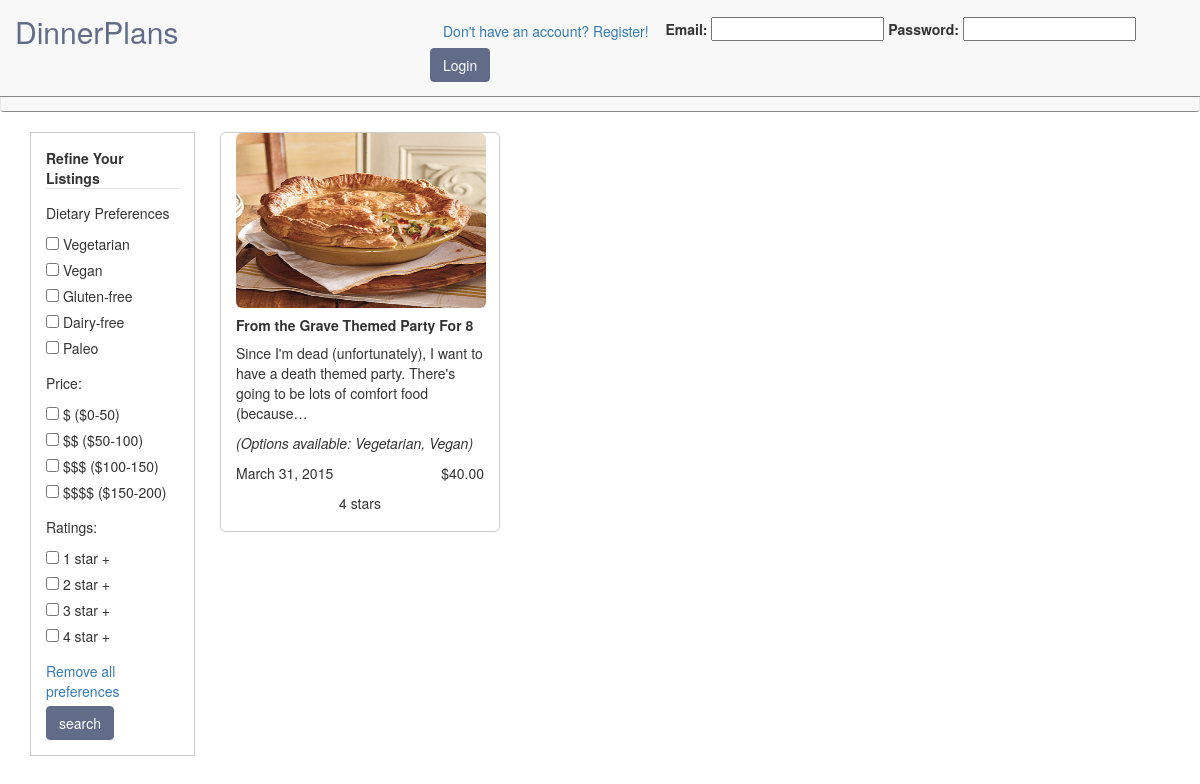
/meals/listings/7, run on the app's committed database.
### tables this page shows
CREATE TABLE `options` (
  `id` int(11) NOT NULL AUTO_INCREMENT,
  `option` varchar(45) DEFAULT NULL,
  PRIMARY KEY (`id`)
);

CREATE TABLE `meals` (
  `id` int(11) NOT NULL AUTO_INCREMENT,
  `meal` varchar(125) DEFAULT NULL,
  `description` text,
  `user_id` int(11) NOT NULL,
  `highest_bidder` int(11) DEFAULT NULL,
  `initial_price` float DEFAULT NULL,
  `category_id` int(11) NOT NULL,
  `created_at` datetime DEFAULT NULL,
  `current_price` float DEFAULT NULL,
  `ended_at` datetime DEFAULT NULL,
  `meal_date` datetime DEFAULT NULL,
  `duration` int(11) DEFAULT NULL,
  PRIMARY KEY (`id`),
  KEY `fk_items_users_idx` (`user_id`),
  KEY `fk_items_categories1_idx` (`category_id`),
  CONSTRAINT `fk_items_categories1` FOREIGN KEY (`category_id`) REFERENCES `categories` (`id`) ON DELETE NO ACTION ON UPDATE NO ACTION,
  CONSTRAINT `fk_items_users` FOREIGN KEY (`user_id`) REFERENCES `users` (`id`) ON DELETE NO ACTION ON UPDATE NO ACTION
);

### application/controllers/meals.php (called while the page is built, shortened)
<?php
class Meals extends CI_Controller
{
	public function __construct()
	{
	    $this->load->model("Meal");
		$this->load->helper('text');
	}
	public function index($category=0)
	{
		if(!empty($this->input->get()))
		{
			$meals = $this->filter_listing($this->input->get());
		}
		else if($category)
		{
			$meals = $this->Meal->show_meals_by_category($category);
		}
		else
		{
			$meals = $this->Meal->show_meals();
		}
		$categories = $this->Meal->show_categories();
		$options = $this->Meal->show_options();
		$view_data = array(
			"meals" => $meals,
			"categories" => $categories,
			"options" => $options
		);
		$this->load->view('meals/listings', $view_data);
	}
}

### index.php (called while the page is built, shortened)
<?php
require_once BASEPATH.'core/CodeIgniter.php';

### application/models/meal.php (called while the page is built, shortened)
<?php
class Meal extends CI_Model
{
	function show_options()
	{
		return $this->db->query("SELECT * FROM options;")->result_array();
	}
	function show_options_by_meal($id)
	{
		$query = "SELECT GROUP_CONCAT(' ',o.option) AS options FROM options o INNER JOIN meal_has_options mho on o.id = mho.option_id WHERE mho.meal_id = ?;";
		$values = array($id);
		$result = $this->db->query($query,$values)->row_array();
		$options = $result["options"];
		return $options;
	}
	function show_meals_by_category($category)
	{
		$query = "SELECT m.* FROM meals m LEFT JOIN meal_has_options mho on m.id = mho.meal_id WHERE m.category_id = ? AND ended_at IS NULL GROUP BY m.id ORDER BY m.meal_date;";
		$values = array($category);
		$result = $this->db->query($query,$values)->result_array();
		return $result;
	}
	public function get_meal_img($item_number)
	{
		$query = "SELECT file_path AS img_path FROM images LEFT JOIN meal_has_images ON meal_has_images.image_id = images.id LEFT JOIN meals ON meal_has_images.meal_id = meals.id WHERE meals.id = ? ORDER BY images.created_at DESC LIMIT 1";
		$returned = $this->db->query($query, array($item_number))->row_array();
		return $returned;
	}
}

### application/views/meals/listings.php (the view, shortened to what this page needs)
<!DOCTYPE html>
<html>
<head>
	<link rel="stylesheet" href="/assets/css/bootstrap.min.css">
	<link rel="stylesheet" type="text/css" href="/assets/css/main.css">
	<link rel="stylesheet" type="text/css" href="/assets/css/meal-listings.css">
</head>
<body>
	<div class="container">
		<div class="row content">
			<div class="col-xs-2">
				<form action="/meals/filter/" name="preferences" class="preferences" method="get">
					<fieldset>
						<legend>Refine Your Listings</legend>
						<div class="control-group">
							<p>Dietary Preferences</p>
<?php
						foreach ($options as $option)
						{
							$checkbox = 'dietary_' . $option['id'];
?>
							<label>
								<input name="dietary_<?=$option["id"]?>" type="checkbox" class="chkbox" value="<?=$option["id"]?>"
<?php
								if($this->input->get($checkbox))
								{
									echo "checked";
								}
?>
								> <?=$option["option"]?>
							</label>
<?php
						}
?>
						</div>
						<div class="control-group">
							<p>Price:</p>
							<label>
								<input name="price_1" type="checkbox" class="chkbox" value="1"
<?php
								if($this->input->get("price_1"))
								{
									echo "checked";
								}
?>
								> $ ($0-50)
							</label>
							<label>
								<input name="price_2" type="checkbox" class="chkbox" value="2"
<?php
								if($this->input->get("price_2"))
								{
									echo "checked";
								}
?>
								> $$ ($50-100)
							</label>
							<label>
								<input name="price_3" type="checkbox" class="chkbox" value="3"
<?php
								if($this->input->get("price_3"))
								{
									echo "checked";
								}
?>
								> $$$ ($100-150)
							</label>
							<label>
								<input name="price_4" type="checkbox" class="chkbox" value="4"
<?php
								if($this->input->get("price_4"))
								{
									echo "checked";
								}
?>
								> $$$$ ($150-200)
							</label>
						</div>
						<div class="control-group">
							<p>Ratings:</p>
							<label>
								<input name="rating_1" type="checkbox" class="chkbox" value="1"
								<?php
									if($this->input->get("rating_1"))
									{
										echo "checked";
									}
	?>
								> 1 star +
							</label>
							<label>
								<input name="rating_2" type="checkbox" class="chkbox" value="2"
<?php
								if($this->input->get("rating_2"))
								{
									echo "checked";
								}
?>
								> 2 star +
							</label>
							<label>
								<input name="rating_3" type="checkbox" class="chkbox" value="3"
<?php
								if($this->input->get("rating_3"))
								{
									echo "checked";
								}
?>
								> 3 star +
							</label>
							<label>
								<input name="rating_4" type="checkbox" class="chkbox" value="4"
<?php
								if($this->input->get("rating_4"))
								{
									echo "checked";
								}
?>
								> 4 star +
							</label>
						</div>
						<label>
							<a href="/meals/listings/" id="uncheckAll">Remove all preferences</a>
						</label>
						<input type="submit" value="search" class="btn blue">
					</fieldset>
				</form>
			</div>
			<div class="col-xs-10">
				<div class="row">
<?php
			foreach ($meals as $meal)
			{
				$meal['img'] = $this->Meal->get_meal_img($meal['id'])['img_path'];
				$meal['options'] = $this->Meal->show_options_by_meal($meal['id']);
				$meal["description"] = character_limiter($meal["description"],115,'&#8230;');
?>
					<div class="col-xs-4 meal-box">
						<a href="/meals/listing/<?=$meal["id"]?>"><img src="<?=$meal["img"]?>" class="img-rounded sm"></a>
						<h5><strong><?=$meal["meal"]?></strong></h5>
						<p class="description"><?=$meal["description"]?></p>
<?php
					if(count($meal['options']))
					{
?>
						<p><em>(Options available: <?=$meal["options"]?>)</em></p>
<?php
					}
?>
						<div class="row">
							<div class="col-xs-6">
								<p class="date">March 31, 2015</p>
							</div>
							<div class="col-xs-6">
								<p class="price text-right">$<?=number_format($meal["current_price"],2,'.','')?></p>
							</div>
						</div>
						<p class="rating text-center">4 stars</p>
					</div>
<?php
				}
?>
				</div>
			</div>
		</div>
	</div>
</body>
</html>

### assets/css/main.css (style rules this page uses)
* { margin: 0; padding: 0; }
.blue { border: 1px solid #606c88; background-color: #606c88; color: white; }
body { padding-top: 60px; }

### assets/css/meal-listings.css (style rules this page uses)
form.preferences { display:inline-block; border:1px solid #ccc; padding: 15px; }
div.control-group { margin-bottom: 15px; }
form.preferences label { display:block; margin-right:8px; }
form.preferences legend { font-size:14px; font-weight:bold; margin-bottom: 4px; }
form.preferences label { display:block; font-weight: normal; }
form.preferences p { margin-top:10px; }
img.sm { width:250px; height:auto; max-height: 175px; }
div.meal-box { border: 1px solid #ccc; border-radius: 5px 5px 5px 5px; margin:0px 10px 10px 10px; width:280px; min-height:400px; }

### data on the page
options: option "Vegetarian"
options: option "Vegan"
options: option "Gluten-free"
options: option "Dairy-free"
options: option "Paleo"
meals: meal "From the Grave Themed Party For 8", description "Since I'm dead (unfortunately), I want to have a death themed party. There's going to be lots of comfort food (because…", options "Vegetarian, Vegan", current_price "40.00"
